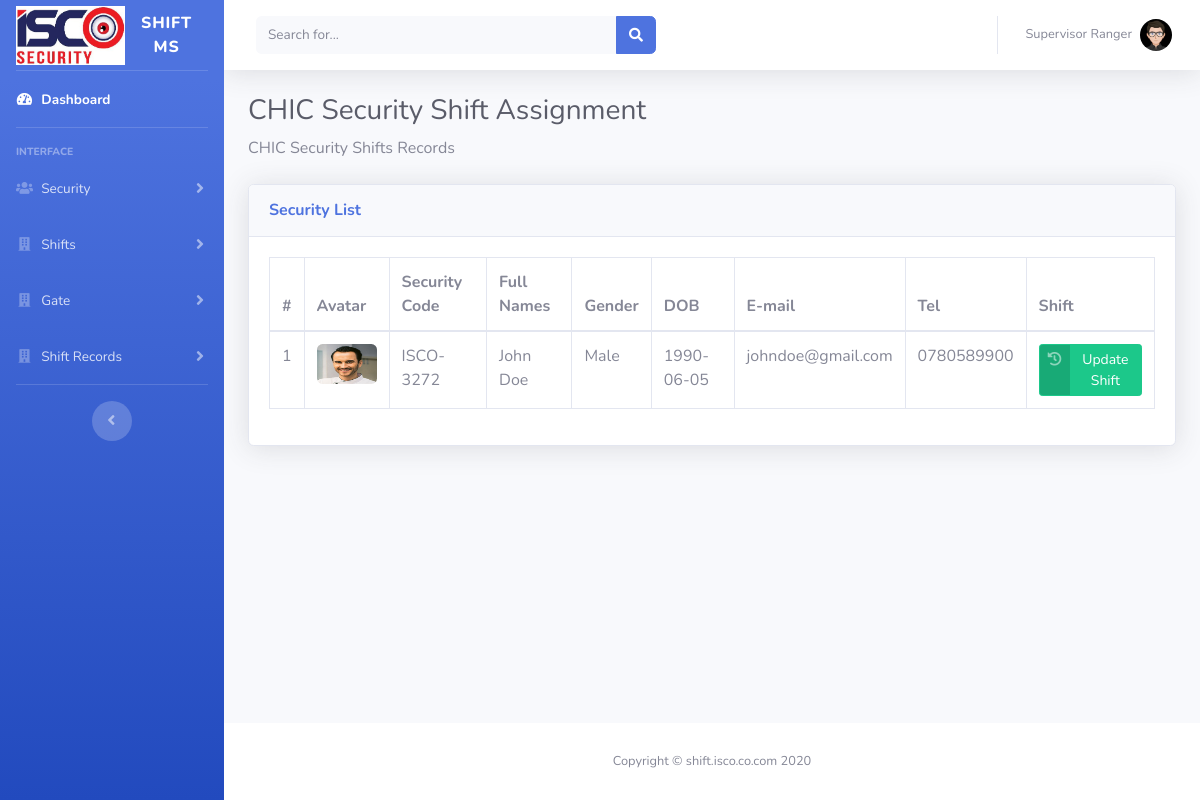
Screenshot of /supervisor/index.php?assign-shift (signed in) with the database file from the repository.
### tables this page shows
CREATE TABLE `supervisor` (
  `supervisor_id` int(11) NOT NULL,
  `username` longtext DEFAULT NULL,
  `password` longtext DEFAULT NULL,
  `supervisor_name` longtext DEFAULT NULL,
  `gender` longtext DEFAULT NULL,
  `u_type_id` int(100) DEFAULT NULL,
  `tel` longtext DEFAULT NULL,
  `mail` longtext DEFAULT NULL,
  `profile` varchar(255) DEFAULT NULL,
  `site_id` int(11) DEFAULT NULL
);

CREATE TABLE `site` (
  `site_id` int(11) NOT NULL,
  `site_name` longtext NOT NULL,
  `site_address` longtext NOT NULL,
  `site_email` longtext NOT NULL,
  `site_tel` longtext NOT NULL,
  `site_date` timestamp NOT NULL DEFAULT current_timestamp() ON UPDATE current_timestamp(),
  `supervisor_id` int(50) DEFAULT NULL
);

CREATE TABLE `security` (
  `sec_id` int(11) NOT NULL,
  `sec_code` longtext DEFAULT NULL,
  `sec_names` longtext DEFAULT NULL,
  `sec_gender` mediumtext DEFAULT NULL,
  `sec_dob` date DEFAULT NULL,
  `sec_tel` longtext DEFAULT NULL,
  `sec_email` longtext DEFAULT NULL,
  `site_id` int(11) DEFAULT NULL,
  `shift_id` int(50) DEFAULT NULL,
  `gate_id` int(50) DEFAULT NULL,
  `profile` varchar(255) DEFAULT NULL,
  `reg_date` datetime NOT NULL
);

### supervisor/assign_shift.php (the view, shortened to what this page needs)
<div class="container-fluid">
    <?php
        $query1=$conn->query("SELECT * FROM security WHERE site_id='$site_id' ");
        if($query1->num_rows <= 0   ){
    ?>
        <div class="sufee-alert alert with-close alert-info alert-dismissible fade show">
            <span class="badge badge-pill badge-info">Infoming</span>
            Sorry You Don't Have Any Security.
                <button type="button" class="close" data-dismiss="alert" aria-label="Close">
                <span aria-hidden="true">&times;</span>
                </button>
        </div>
    <?php
        }else{
    ?>
        <h1 class="h3 mb-2 text-gray-800"> <?php echo $site_name; ?> Security Shift Assignment</h1>
        <p class="mb-4"><?php echo $site_name; ?> Security Shifts Records </p>
        <div class="card shadow mb-4">
        <div class="card-header py-3">
          <h6 class="m-0 font-weight-bold text-primary">Security List</h6>
        </div>
            <div class="card-body">
        <div class="table-responsive">
          <table class="table table-bordered" id="dataTable" width="100%" cellspacing="0">
            <thead>
              <tr>
                  <th>#</th>
                  <th>Avatar</th>
                  <th>Security Code</th>
                  <th>Full Names</th>
                  <th>Gender</th>
                  <th>DOB</th>
                  <th>E-mail</th>
                  <th>Tel</th>
                  <th>Shift</th>
              </tr>
            </thead>
            <?php
              $sql1="SELECT * FROM security WHERE site_id='$site_id' ORDER BY sec_id DESC";
              $result1=$conn->query($sql1);
              $no=0;
              while ($row1 = $result1->fetch_assoc()) {
              $sec_id=$row1['sec_id'];
              $sec_profile=$row1['profile'];
              $shift_id=$row1['shift_id'];
              $no+=1;
              if (empty($sec_profile)) {
      $fileName = "../master/user-avatar.jpg";
  } else {
      $fileName = "$sec_profile";
  }
          ?>
          <tbody>
              <tr>
                  <td><?php echo $no; ?></td>
                  <td>
                   <img class="img-profile rounded" src="../security/security_profile/<?php echo $fileName ?>" alt="<?php echo $sec_profile ?>" style="width: 60px;height: 40px;">
                  </td>
                  <td><?php echo $row1['sec_code'];?></td>
                  <td><?php echo $row1['sec_names'];?></td>
                  <td><?php echo $row1['sec_gender'];?></td>
                  <td><?php echo $row1['sec_dob'];?></td>
                  <td><?php echo $row1['sec_email'];?></td>
                  <td><?php echo $row1['sec_tel'];?></td>
                  <td>
                  	<?php
                       if (empty($shift_id)) {
                           ?>
                                  <a href="index.php?shift-assignment&sec_id=<?php echo $sec_id ?>" class="btn btn-primary btn-icon-split btn-sm" >
                                      <span class="icon text-white-50">
                                            <i class="fas fa-plus-square"></i>
                                      </span>
                                          <span class="text">Assign Shift</span>
                                  </a>
                              <?php
                          } else {
                              ?>
                                  <a href="index.php?update-shift-assignment&sec_id=<?php echo $sec_id ?>" class="btn btn-success btn-icon-split btn-sm" >
                                      <span class="icon text-white-50">
                                            <i class="fas fa-history"></i>
                                      </span>
                                          <span class="text">Update Shift</span>
                                  </a>
                              <?php
                          }
                   ?>
                  </td>
              </tr>
          </tbody>
          <?php }  ?>
          </table>
        </div>
      </div>
      </div>
    </div>
    <?php
        }
    ?>

### supervisor/index.php (shortened to what this page needs)
<?php
include "../config/config.php";
if(isset($_SESSION['ISC0_SHIFT_MS_2020_SUPERVISOR']) == false){
    header("Location:../index.php");
}else{
?>
<!DOCTYPE html>
<html lang="en">
<head>
  <link href="../assets/vendor/fontawesome-free/css/all.min.css" rel="stylesheet" type="text/css">
  <link href="../assets/css/sb-admin-2.min.css" rel="stylesheet">
</head>
<body id="page-top">
  <?php
    $sql5="SELECT * from supervisor where username='$_SESSION[ISC0_SHIFT_MS_2020_SUPERVISOR]'";
    $result5=$conn->query($sql5);
    while ($row5 = $result5->fetch_assoc()) {
    $m_names=$row5['supervisor_name'];
    $m_profile=$row5['profile'];
    $site_id=$row5['site_id'];
    $sql_1=" SELECT * from site where site_id='$site_id' ";
    $result_1=$conn->query($sql_1);
    while ($row_1 = $result_1->fetch_assoc()) {
      $site_name=$row_1['site_name'];
    }
    if (empty($m_profile)) {
        $fileName = "user-avatar.jpg";
    } else {
        $fileName = "$m_profile";
    }
    }
  ?>
  <div id="wrapper">
    <ul class="navbar-nav bg-gradient-primary sidebar sidebar-dark accordion" id="accordionSidebar">
      <a class="sidebar-brand d-flex align-items-center justify-content-center" href="index.php">
        <div class="sidebar-brand-icon">
          <img src="../assets/img/logo.png" width="100%">
        </div>
        <div class="sidebar-brand-text mx-3">SHIFT MS</div>
      </a>
      <hr class="sidebar-divider my-0">
      <li class="nav-item active">
        <a class="nav-link" href="index.php">
          <i class="fas fa-fw fa-tachometer-alt"></i>
          <span>Dashboard</span></a>
      </li>
      <hr class="sidebar-divider">
      <div class="sidebar-heading">
        Interface
      </div>
      <li class="nav-item">
        <a class="nav-link collapsed" href="#" data-toggle="collapse" data-target="#collapseTwo" aria-expanded="true" aria-controls="collapseTwo">
          <i class="fas fa-fw fa-users"></i>
          <span>Security</span>
        </a>
      </li>
      <li class="nav-item">
        <a class="nav-link collapsed" href="#" data-toggle="collapse" data-target="#collapseUtilities_4" aria-expanded="true" aria-controls="collapseUtilities_4">
          <i class="fas fa-fw fa-building"></i>
          <span>Shifts</span>
        </a>
      </li>
      <li class="nav-item">
        <a class="nav-link collapsed" href="#" data-toggle="collapse" data-target="#collapseUtilities_5" aria-expanded="true" aria-controls="collapseUtilities_5">
          <i class="fas fa-fw fa-building"></i>
          <span>Gate</span>
        </a>
      </li>
      <li class="nav-item">
        <a class="nav-link collapsed" href="#" data-toggle="collapse" data-target="#collapseUtilities_1" aria-expanded="true" aria-controls="collapseUtilities_1">
          <i class="fas fa-fw fa-building"></i>
          <span>Shift Records</span>
        </a>
      </li>
      <hr class="sidebar-divider">
      <div class="text-center d-none d-md-inline">
        <button class="rounded-circle border-0" id="sidebarToggle"></button>
      </div>
    </ul>
    <div id="content-wrapper" class="d-flex flex-column">
      <div id="content">
        <nav class="navbar navbar-expand navbar-light bg-white topbar mb-4 static-top shadow">
          <form class="d-none d-sm-inline-block form-inline mr-auto ml-md-3 my-2 my-md-0 mw-100 navbar-search">
            <div class="input-group">
              <input type="text" class="form-control bg-light border-0 small" placeholder="Search for..." aria-label="Search" aria-describedby="basic-addon2">
              <div class="input-group-append">
                <button class="btn btn-primary" type="button">
                  <i class="fas fa-search fa-sm"></i>
                </button>
              </div>
            </div>
          </form>
          <ul class="navbar-nav ml-auto">
            <li class="nav-item dropdown no-arrow">
              <a class="nav-link dropdown-toggle" href="#" id="userDropdown" role="button" data-toggle="dropdown" aria-haspopup="true" aria-expanded="false">
                <span class="mr-2 d-none d-lg-inline text-gray-600 small"><?php echo $m_names ?></span>
                <img class="img-profile rounded-circle" src="supervisor_profile/<?php echo $fileName ?>" alt="<?php echo $m_names ?>">
              </a>
            </li>
          </ul>
        </nav>
  <?php
     if(isset($_GET['home']))
    {
      include("home.php");
    }
    elseif(isset($_GET['view-security']))
      {
        include("view_security.php");
      }
    elseif(isset($_GET['view-security-shifts-data']))
      {
        include("view_security_shift_data.php");
      }
    elseif(isset($_GET['assign-shift']))
      {
        include("assign_shift.php");
      }
    elseif(isset($_GET['shift-assignment']))
      {
        include("shift_assignment.php");
      }
    elseif(isset($_GET['update-shift-assignment']))
      {
        include("update_shift_assignment.php");
      }
    elseif(isset($_GET['view-shift-assigned']))
      {
        include("view_security_shifts.php");
      }
    elseif(isset($_GET['view-shift-records']))
      {
        include("all_site_shift_records.php");
      }
    elseif(isset($_GET['view-person-sec-records']))
      {
        include("view_personal_shift_records.php");
      }
    elseif(isset($_GET['add-gate']))
      {
        include("new_gate.php");
      }
    elseif(isset($_GET['view-gate']))
      {
        include("view_gate.php");
      }
    elseif(isset($_GET['gate-assignment']))
      {
        include("assign_gate.php");
      }
      elseif(isset($_GET['settings']))
      {
        include("settings.php");
      }
    elseif(isset($_GET['profile']))
      {
        include("profile.php");
      }
    elseif(isset($_GET[' ']))
      {
        include(" ");
      }
    else
    {
      include("home.php");
    }
  ?>
      </div>
      <footer class="sticky-footer bg-white">
        <div class="container my-auto">
          <div class="copyright text-center my-auto">
            <span>Copyright &copy; shift.isco.co.com 2020</span>
          </div>
        </div>
      </footer>
    </div>
  </div>
</body>
</html>
<?php
}
?>

### rows the page displays
supervisor: supervisor_name "Supervisor Ranger", profile (picture)
site: site_name "CHIC"
security: profile (picture), sec_code "ISCO-3272", sec_names "John Doe", sec_gender "Male", sec_dob "1990-06-05", sec_email "johndoe@gmail.com", sec_tel "0780589900"
